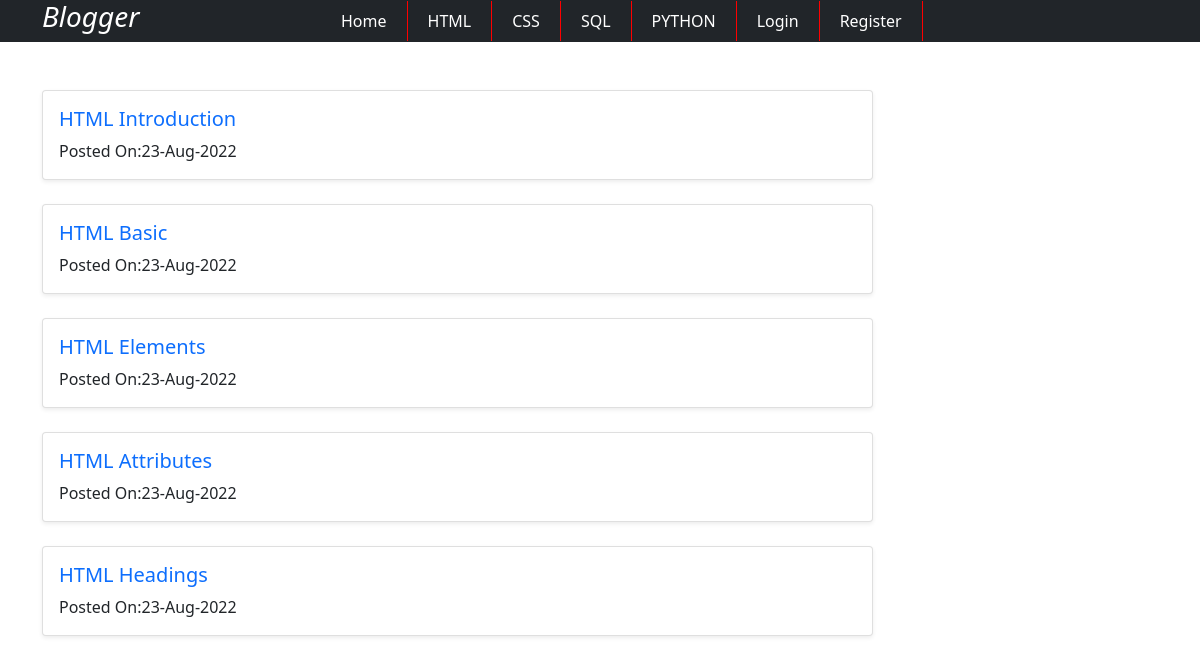
/category.php?title=HTML, run on the app's committed database.
### tables this page shows
CREATE TABLE `categories` (
  `id` int NOT NULL,
  `name` varchar(256) NOT NULL,
  `slug` varchar(256) NOT NULL,
  `description` text,
  `navbar_status` tinyint(1) DEFAULT '0',
  `status` tinyint(1) NOT NULL DEFAULT '0',
  `created_at` timestamp NOT NULL DEFAULT CURRENT_TIMESTAMP
);

CREATE TABLE `posts` (
  `id` int NOT NULL,
  `category_id` int NOT NULL,
  `name` varchar(255) NOT NULL,
  `slug` varchar(255) NOT NULL,
  `description` text,
  `image` varchar(255) DEFAULT NULL,
  `status` tinyint(1) DEFAULT '0',
  `created_at` timestamp NULL DEFAULT CURRENT_TIMESTAMP
);

### category.php (the view)
<?php
include('includes/header.php');
include('includes/navbar.php');
?>
<div class="py-5">
    <div class="container">
        <div class="row">
        <div class="col-md-9">
        <?php
        if(isset($_GET['title']))
        {
            $slug=mysqli_real_escape_string($con,$_GET['title']);
            $category="SELECT id,slug FROM categories WHERE slug='$slug' AND status='0' LIMIT 1";
            $category_run=mysqli_query($con,$category);
            if(mysqli_num_rows($category_run) > 0)
            {
                $categoryItem=mysqli_fetch_array($category_run);
                $category_id=$categoryItem["id"];
                $posts="SELECT category_id,name,slug,created_at FROM posts WHERE category_id='$category_id' AND status='0' ";
                $posts_run=mysqli_query($con,$posts);
                if(mysqli_num_rows($posts_run) > 0)
                {
                    foreach($posts_run as $postItems)
                    {
                    ?>
                        <a href="post.php?title=<?=$postItems['slug']; ?>" class="text-decoration-none">
                            <div class="card card-body shadow-sm mb-4">
                                <h5><?=$postItems['name'];?></h5>
                                <div>
                                    <label class="text-dark me-2">Posted On:<?=date('d-M-Y',strtotime($postItems['created_at'])); ?></label>
                                </div>
                    </div>
                        </a>
                    <?php
                    }
                }
                else{
                    ?>
                    <h4>No Post Available</h4>
                <?php
                }
            }
            else
            {
                ?>
                    <h4>No Such Category Found</h4>
                <?php
            }
        }
        else{
            ?>
            <h4>No such Url found</h4>
            <?php
        }
        ?>
</div>
<?php
include('includes/footer.php');
?>

### includes/navbar.php (shortened to what this page needs)
<nav class="navbar navbar-expand-lg sticky-top bg-dark text-white">
    <?php $page=substr($_SERVER['SCRIPT_NAME'],strrpos($_SERVER['SCRIPT_NAME'],"/")+1); ?>
  <div class="container">
    <div class="collapse navbar-collapse" id="navbarSupportedContent">
    <div class="col-md-3">
              <h3><i>Blogger</i></h3>
           </div>
      <ul class="navbar-nav me-auto mb-2 mb-lg-0 ">
        <li class="nav-item">
          <a class="nav-link text-white<?= $page == 'index.php'? 'text-dark bg-white':'' ?>" href="index.php">Home</a>
        </li>
        <?php
        $navbar_category="SELECT * FROM categories WHERE navbar_status='0' AND status='0' ";
        $navbar_category_run = mysqli_query($con,$navbar_category);
        if(mysqli_num_rows($navbar_category_run) > 0)
        {
        foreach($navbar_category_run as $navItems)
        {
            ?>
            <li class="nav-item">
            <a class="nav-link text-white" href="category.php?title=<?= $navItems['slug']; ?>"><?=$navItems["name"]; ?> </a>
            </li>
            <?php
        }
      }
        ?>
        <?php if(isset($_SESSION['auth_user'])) :?>
        <li class="nav-item dropdown">
          <a class="nav-link dropdown-toggle" href="#" id="navbarDropdown" role="button" data-bs-toggle="dropdown" >
           <?= $_SESSION['auth_user']['user_name'];?>
          </a>
          <ul class="dropdown-menu" aria-labelledby="navbarDropdown">
            <form action="allcode.php" method="POST">
                  <button type="submit" class="dropdown-item" name="logout_btn">Logout</button>
            </form>
          </ul>
        </li>
        <?php else : ?>
        <li class="nav-item">
          <a class="nav-link text-white<?= $page == 'login.php'? 'text-dark bg-white':'' ?>" href="login.php">Login</a>
        </li>
        <li class="nav-item">
          <a class="nav-link text-white<?= $page == 'register.php'? 'text-dark bg-white':'' ?>" href="register.php">Register</a>
        </li>
        <?php endif; ?>
      </ul>
    </div>
  </div>
</nav>

### assets/css/custom.css (style rules this page uses)
.navbar { padding:0px; }
.nav-link { border-right: 1px solid red; padding:8px 20px !important; }

### data on the page
categories: name "HTML"
categories: name "CSS"
categories: name "SQL"
categories: name "PYTHON"
posts: name "HTML Introduction", created_at "23-Aug-2022"
posts: name "HTML Basic", created_at "23-Aug-2022"
posts: name "HTML Elements", created_at "23-Aug-2022"
posts: name "HTML Attributes", created_at "23-Aug-2022"
posts: name "HTML Headings", created_at "23-Aug-2022"
